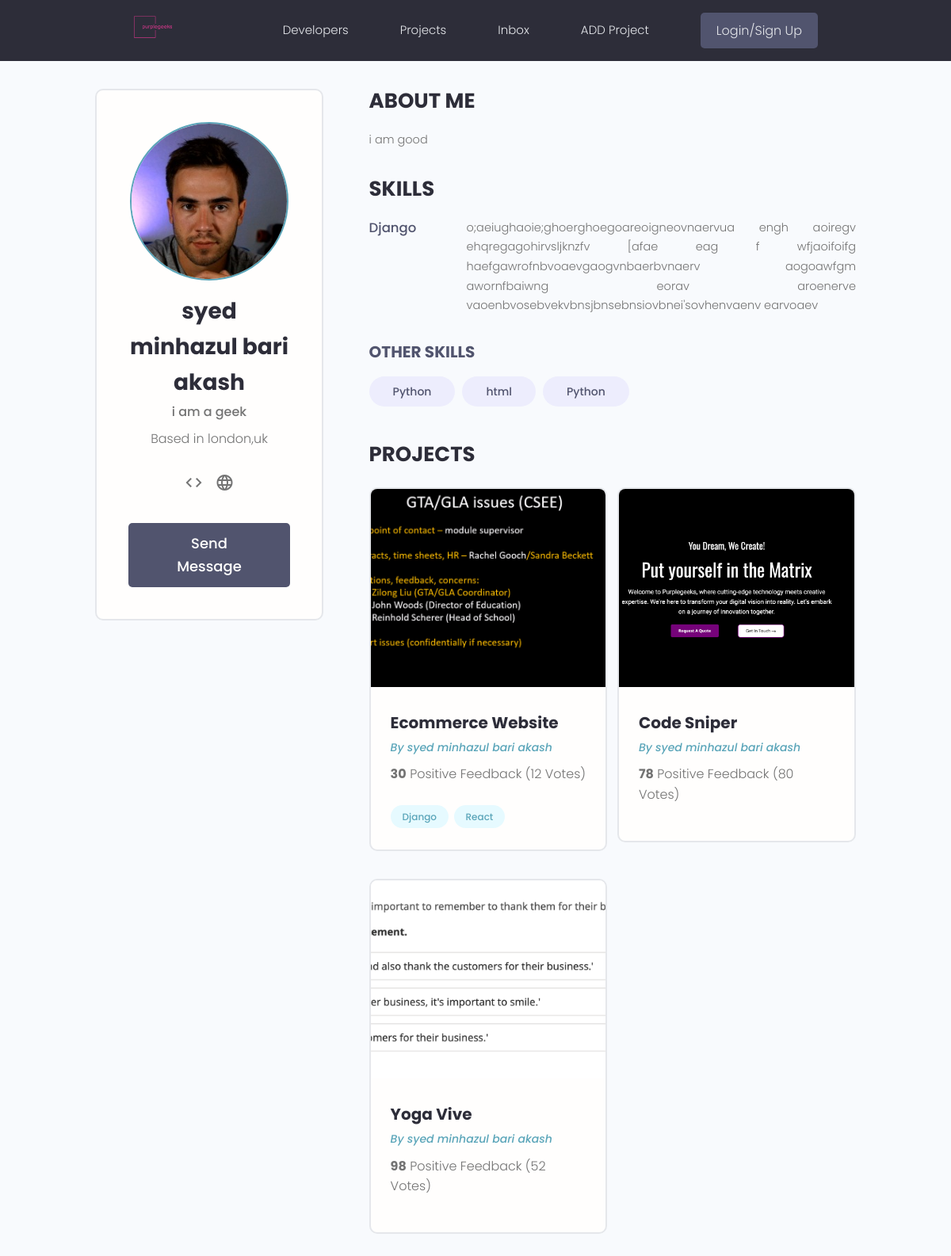
Page /profile/9eb67c74-670a-466b-a81a-f8c7d2a9679a/ on the committed database.
### users/models.py (models this page shows, shortened)
class Profile(models.Model):
    user = models.OneToOneField(User, on_delete=models.CASCADE, null=True, blank=True)
    name = models.CharField(max_length=200, blank=True, null=True)
    email = models.EmailField(max_length=500, blank=True, null=True)
    username = models.CharField(max_length=200, blank=True, null=True)
    location = models.CharField(max_length=200, blank=True, null=True)
    short_intro = models.CharField(max_length=200, blank=True, null=True)
    bio = models.TextField(blank=True, null=True)
    profile_image = models.ImageField(null=True, blank=True, upload_to='profiles/', default="profiles/user-default.png")
    social_github = models.CharField(max_length=200, blank=True, null=True)
    social_twitter = models.CharField(max_length=200, blank=True, null=True)
    social_linkedin = models.CharField(max_length=200, blank=True, null=True)
    social_youtube = models.CharField(max_length=200, blank=True, null=True)
    social_website = models.CharField(max_length=200, blank=True, null=True)
    created = models.DateTimeField(auto_now_add=True)
    id = models.UUIDField(default=uuid.uuid4, unique=True, primary_key=True, editable=False)

class Skill(models.Model):
    owner = models.ForeignKey(Profile, on_delete=models.CASCADE, null = True, blank=True)
    name = models.CharField(max_length=200, blank=True, null = True)
    description = models.TextField(null=True, blank=True)
    created = models.DateTimeField(auto_now_add=True)
    id = models.UUIDField(default=uuid.uuid4, unique=True, primary_key=True, editable=False)
    def __str__(self):
        return str(self.name)

### projects/models.py (models this page shows, shortened)
class Project(models.Model):
    owner = models.ForeignKey(Profile, null=True, blank=True, on_delete=models.SET_NULL)
    title = models.CharField(max_length=200)
    description = models.TextField(null=True, blank=True)
    featured_image = models.ImageField(null=True, blank=True, default="default.jpg")
    demo_link = models.CharField(max_length=2000, null=True, blank=True)
    source_link = models.CharField(max_length=2000, null=True, blank=True)
    tags = models.ManyToManyField('Tag',blank=True)
    vote_total = models.IntegerField(default=0, null=True, blank=True )
    vote_ratio = models.IntegerField(default=0, null=True, blank=True )
    created = models.DateTimeField(auto_now_add=True)
    id = models.UUIDField(default=uuid.uuid4, unique=True, primary_key=True, editable=False)

class Tag(models.Model):
    name= models.CharField(max_length=200)
    created = models.DateTimeField(auto_now_add=True)
    id = models.UUIDField(default=uuid.uuid4, unique=True,primary_key=True, editable=False)
    def __str__(self) :
        return self.name

### users/views.py (the view)
# urls.py: path('profile/<str:pk>/', views.userProfile, name="user-profile"),
def userProfile(request, pk):
    profile = Profile.objects.get(id=pk)
    topSkills = profile.skill_set.exclude(description="")
    otherSkills = profile.skill_set.filter(description="")
    context = {'profile': profile, 'topSkills': topSkills, 'otherSkills': otherSkills}
    return render(request, 'users/user-profile.html', context)

### users/templates/users/user-profile.html (shortened to what this page needs)
{% extends 'main.html' %}
{% block content %}
<main class="profile my-md">
    <div class="container">
      <div class="layout">
        <div class="column column--1of3">
          <div class="card text-center">
            <div class="card__body dev">
              <img class="avatar avatar--xl" src="{{profile.profile_image.url}}" />
              <h2 class="dev__name">{{profile.name}}</h2>
              <p class="dev__title">{{profile.short_intro}}</p>
              <p class="dev__location">Based in {{profile.location}}</p>
              <ul class="dev__social">
                {% if profile.social_github %}
                <li>
                  <a title="Github" href="{{profile.social_github}}" target="_blank"><span class="material-icons">code</span></a>
                </li>
                {% endif %}
                {% if profile.social_website %}
                <li>
                  <a title="Personal Website" href="{{profile.social_website}}" target="_blank"><span class="material-icons">language</span></a>
                </li>
                {% endif %}
              </ul>
              <a href="#" class="btn btn--sub btn--lg">Send Message </a>
            </div>
          </div>
        </div>
        <div class="column column--2of3">
          <div class="devInfo">
            <h3 class="devInfo__title">About Me</h3>
            <p class="devInfo__about">{{profile.bio}}</p>
          </div>
          <div class="devInfo">
            <h3 class="devInfo__title">Skills</h3>
            <div class="devInfo__skills">
              {% for skill in topSkills %}
              <div class="devSkill">
                <h4 class="devSkill__title">{{skill.name}}</h4>
                <p class="devSkill__info">{{skill.description}}</p>
              </div>
              {% endfor %}
              <h3 class="devInfo__subtitle">Other Skills</h3>
              <div class="devInfo__otherSkills">
                {% for skill in otherSkills %}
                <span class="tag tag--pill tag--sub tag--lg">
                  <small>{{skill}}</small>
                </span>
                {% endfor %}
              </div>
            </div>
          </div>
          <div class="devInfo">
            <h3 class="devInfo__title">Projects</h3>
            <div class="grid grid--two">
              {% for project in profile.project_set.all %}
              <div class="column">
                <div class="card project">
                  <a href="{% url 'project' project.id %}" class="project">
                    <img class="project__thumbnail" src="{{project.featured_image.url}}" alt="project thumbnail" />
                    <div class="card__body">
                      <h3 class="project__title">{{project.title}}</h3>
                      <p><a class="project__author" href="{% url 'user-profile' project.owner.id %}">By {{ project.owner.name}}</a></p>
                      <p class="project--rating">
                        <span style="font-weight: bold;">{{project.vote_ratio}}</span> Positive
                        Feedback ({{project.vote_total}} Votes)
                      </p>
                      <div class="project__tags">
                       {% for tag in project.tags.all %}
                        <span class="tag tag--pill tag--main">
                          <small>{{tag}}</small>
                        </span>
                        {% endfor %}
                      </div>
                    </div>
                  </a>
                </div>
              </div>
              {% endfor %}
            </div>
          </div>
        </div>
      </div>
    </div>
  </main>
{% endblock content %}

### static/styles/app.css (style rules this page uses)
:root { --color-sub: #2d2d39; }
.btn--sub { background-color: var(--color-sub-light); }
.card { border: 2px solid var(--color-light); }
img { width: 100%; }
.profile .card > .dev { padding: 4rem; }
.dev__name { color: var(--color-sub); font-size: 2.8rem; font-weight: 700; margin-top: 1rem; margin-bottom: 0.5rem; }
.dev__title { font-size: 1.6rem; font-weight: 500; line-height: 1.3; }
.dev__location { margin-top: 1rem; }
.dev__social { margin: 3rem 0; list-style: none; display: flex; justify-content: center; gap: 1.5rem; }
.devInfo { margin-bottom: 3rem; }
.devInfo__title, .devInfo__subtitle { font-size: 2.6rem; color: var(--color-sub); text-transform: uppercase; font-weight: 700; margin-bottom: 1.5rem; }
.devInfo__subtitle { font-size: 2rem; color: var(--color-sub-light); }
.devInfo__about, .devSkill__info { font-size: 1.45rem; line-height: 1.7; text-align: justify; }
.devSkill { margin-bottom: 3rem; }
.devSkill__title { font-size: 1.65rem; font-weight: 500; color: var(--color-sub-light); }
@media screen and (min-width: 700px) { .devSkill { display: flex; justify-content: space-between; gap: 3rem; } }
@media screen and (min-width: 700px) { .devSkill__info { flex-basis: 80%; } }
.project__author { font-size: 1.4rem; font-style: italic; }
.project--rating { margin-bottom: 1.6em; margin-top: .5em; }
.project__thumbnail { height: 25rem; object-fit: cover; object-position: top center; }
.project__title { font-size: 2rem; font-weight: 700; color: var(--color-sub); }

### static/uikit/styles/modules/_variables.css (style rules this page uses)
:root { --color-main: #5aa5b9; --color-main-light: #e6faff; --color-sub: #3f4156; --color-sub-light: #51546e; --color-sub-lighter: #ededfd; --color-text: #737373; --color-gray: #8b8b8b; --color-light: #e5e7eb; --color-light-gray: #767676; --color-bg: #f8fafd; --color-white: #fffefd; --color-white-light: #f3f3f3; --color-success: #359e64; --color-success-bg: #def8e8; --color-error: #fc4b0b; --color-error-bg: #fff2ee; --font-base: 'Poppins', arial, helvetica, 'Segoe UI', roboto, ubuntu, sans-serif; --font-monospace: 'Fira Code', 'Courier New', courier, monospace; --font-regular: 300; --font-medium: 500; --font-bold: 700; --generic-shadow: 1px 1px 5px #00000010; --generic-transition: all 0.3s ease-in-out; }

### static/uikit/styles/modules/_base.css (style rules this page uses)
* { margin: 0; padding: 0; box-sizing: border-box; text-rendering: optimizeLegibility; color: inherit; font-size: inherit; }
html { font-size: 50%; }
@media only screen and (min-width: 480px) { html { font-size: 56.25%; } }
@media only screen and (min-width: 1200px) { html { font-size: 62.5%; } }
body { line-height: 1.6; font-weight: 400; font-size: 1.5rem; color: var(--color-text); background-color: var(--color-bg); min-height: 100vh; }

### static/uikit/styles/modules/_typography.css (style rules this page uses)
* { font-family: var(--font-base); }
h2 { font-size: 3.6rem; font-weight: var(--font-bold); }
h3 { font-size: 3.2rem; font-weight: var(--font-medium); }
h4 { font-size: 2.8rem; font-weight: var(--font-medium); }
p, span, strong { font-size: 1.6rem; color: var(--color-text); font-weight: var(--font-regular); }
a { padding-bottom: 2px; text-decoration: none; display: inline-block; color: var(--color-main); font-weight: var(--font-medium); }

### static/uikit/styles/modules/_utilities.css (style rules this page uses)
.container { width: 92%; max-width: 165rem; margin: 0 auto; box-sizing: border-box; }
@media screen and (min-width: 1000px) { .container { width: 90%; } }
@media screen and (min-width: 1200px) { .container { width: 80%; } }
.text-center { text-align: center; }
.my-md { margin: 3rem auto; }

### static/uikit/styles/modules/_avatar.css (style rules this page uses)
.avatar { border-radius: 50%; border: 2px solid var(--color-main); object-fit: cover; }
.avatar--xl { height: 20rem; width: 20rem; }

### static/uikit/styles/modules/_button.css (style rules this page uses)
.btn { display: inline-block; position: relative; cursor: pointer; background-color: var(--color-light); font-weight: var(--font-medium); color: var(--color-sub); text-decoration: none; padding: 1rem 2rem; border-radius: 0.5rem; border: none; width: -webkit-fit-content; width: -moz-fit-content; width: fit-content; height: -webkit-fit-content; height: -moz-fit-content; height: fit-content; font-size: 1.6rem; outline-width: 0; outline-color: transparent; -webkit-backface-visibility: hidden; backface-visibility: hidden; transition: all 0.3s ease-in-out; }
.btn--sub { background-color: var(--color-sub); color: var(--color-white); }
.btn--lg { font-size: 1.8rem; padding: 1.2rem 4.5rem; }

### static/uikit/styles/modules/_card.css (style rules this page uses)
.card { border-radius: 1rem; background-color: var(--color-white); border: 1.5px solid var(--color-light); width: auto; height: auto; margin-top: 0.5rem; margin-bottom: 0.5rem; overflow: hidden; }
.card__body, .card__header { padding: 2rem 2.5rem; }

### rows in the picture
Profile: profile_image (picture), name "syed minhazul bari akash", short_intro "i am a geek", location "london,uk", bio "i am good"
Skill: name "Django", description "o;aeiughaoie;ghoerghoegoareoigneovnaervua engh aoiregv ehqregagohirvsljknzfv [afae eag f wfjaoifoifg haefgawrofnbvoaevgaogvnbaerbvnaerv aogoawfgm awornfbaiwng eorav aroenerve vaoenbvosebvekvbnsjbnsebnsiovbnei'sovhenvaenv earvoaev"
Skill: name "Python"
Skill: name "html"
Skill: name "Python"
Project: featured_image (picture), title "Ecommerce Website", owner.name "syed minhazul bari akash", vote_ratio "30", vote_total "12"
Tag: name "Django"
Tag: name "React"
Project: featured_image (placeholder picture), title "Code Sniper", owner.name "syed minhazul bari akash", vote_ratio "78", vote_total "80"
Project: featured_image (picture), title "Yoga Vive", owner.name "syed minhazul bari akash", vote_ratio "98", vote_total "52"
